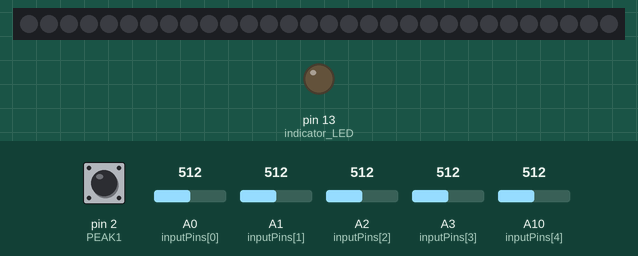
Simulated run of this sketch. Board: Arduino Leonardo, built with avr-gcc and run on an emulated ATmega32U4. Shown: 30 RGB LEDs in strip order, left to right, output pins drawn as LEDs (lit = HIGH). The inputs (shaded band) are chosen by the test bench; at power-on: A0 (inputPins[0]) = 512, pin 2 (PEAK1) HIGH, A1 (inputPins[1]) = 512, A2 (inputPins[2]) = 512, A3 (inputPins[3]) = 512, A10 (inputPins[4]) = 512. USB keyboard and mouse output is not drawn.

Above: at 1.2 s.
1.3 s: A0 (inputPins[0]) set to 693
2.8 s: A0 (inputPins[0]) set to 711
At 4.0 s:
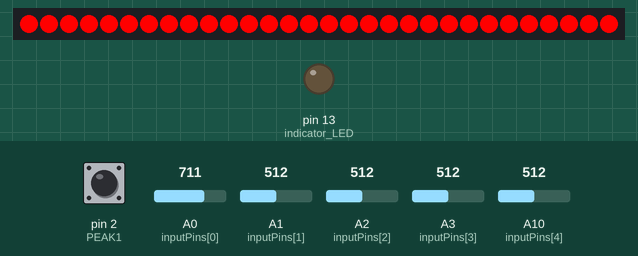
4.3 s: pin 2 (PEAK1) pulled LOW for 0.15 s
At 4.37 s:
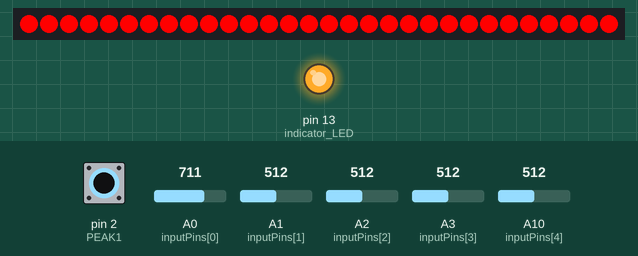
5.9 s: pin 2 (PEAK1) pulled LOW for 3.2 s
At 9.4 s:
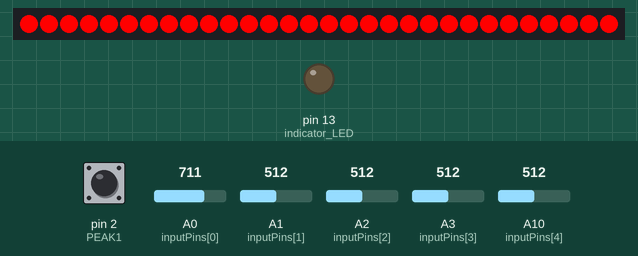
10.6 s: A0 (inputPins[0]) set to 690
At 11.4 s:
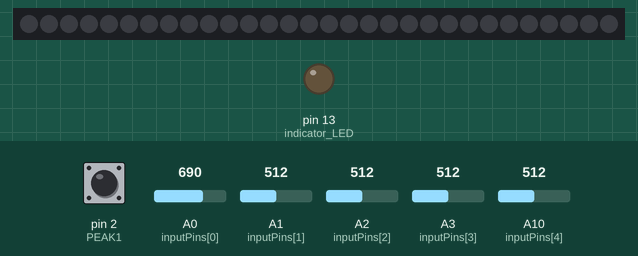
12.1 s: pin 2 (PEAK1) pulled LOW for 1 s
At 12.9 s:
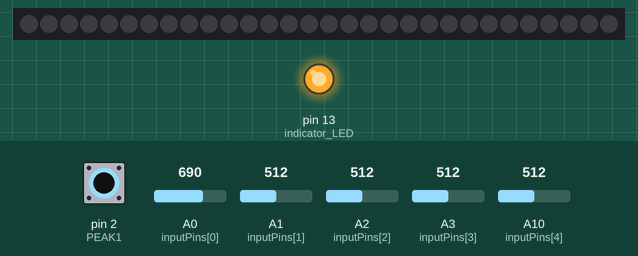
Timing chart, 0 to 15.1 s (numbered marks = the images above; inputs shaded):
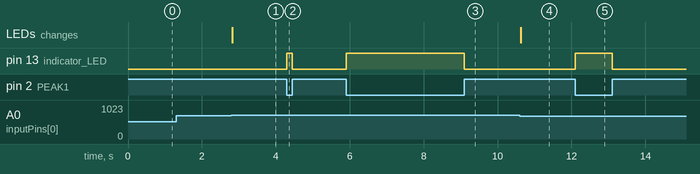

The sketch:

bass_hero.ino
```cpp
#include <Keyboard.h>
#include <Adafruit_NeoPixel.h>

// ----- NeoPixel 설정 -----
#define LED_PIN 6          // 네오픽셀 데이터 입력 핀
#define LED_COUNT 30       // 사용할 네오픽셀 LED 개수

Adafruit_NeoPixel strip(LED_COUNT, LED_PIN, NEO_GRB + NEO_KHZ800);
// ----- 피크 스위치 설정 -----
const int PEAK1 = 2;
bool status_peak1 = 0;
unsigned long lastDebounceTimePeak = 0;
const char PEAK_BIND = KEY_UP_ARROW;

// ----- 프렛 센서 설정 -----
const int inputPins[5] = {A0, A1, A2, A3, A10};     // 센서 핀
const char keyMap[5] = {'g', 'f', 'd', 's', 'a'};   // 키 매핑
const int analogThreshold = 700;                   // 아날로그 감도 기준
const int debounceDelay = 20;                      // 디바운스 시간 (ms)

bool lastStableState[5] = {false, false, false, false, false};
bool keyPressed[5] = {false, false, false, false, false};
unsigned long lastDebounceTime[5] = {0, 0, 0, 0, 0};

void setup() {
  Serial.begin(9600);
  pinMode(PEAK1, INPUT_PULLUP);
  pinMode(13, OUTPUT); // indicator LED
  Keyboard.begin();

  // 네오픽셀 초기화
  strip.begin();
  strip.show();  // LED 모두 끄고 시작
}

void loop() {
  // ----- 피크 버튼 처리
  int sensorVal_peak1 = digitalRead(PEAK1);
  if (sensorVal_peak1 == HIGH) {
    if (status_peak1 == 1) {
      if ((millis() - lastDebounceTimePeak) > debounceDelay) {
        lastDebounceTimePeak = millis();
        status_peak1 = 0;
        digitalWrite(13, LOW);
        Keyboard.release(PEAK_BIND);
      }
    }
  } else {
    if (status_peak1 == 0) {
      if ((millis() - lastDebounceTimePeak) > debounceDelay) {
        lastDebounceTimePeak = millis();
        digitalWrite(13, HIGH);
        Keyboard.press(PEAK_BIND);
        status_peak1 = 1;
      }
    }
  }

  // ----- 프렛 입력 처리 -----
  for (int i = 0; i < 5; i++) {
    int val = analogRead(inputPins[i]);
    bool currentState = val >= analogThreshold;

    if (currentState != lastStableState[i]) {
      lastDebounceTime[i] = millis();
    }

    if ((millis() - lastDebounceTime[i]) > debounceDelay) {
      if (currentState != keyPressed[i]) {
        keyPressed[i] = currentState;
        if (keyPressed[i]) {
          Keyboard.press(keyMap[i]);
        } else {
          Keyboard.release(keyMap[i]);
        }
      }
    }

    lastStableState[i] = currentState;
  }

  // ----- 프렛 중 하나라도 눌렸는지 확인 -----
  bool anyFretPressed = false;
  for (int i = 0; i < 5; i++) {
    if (keyPressed[i]) {
      anyFretPressed = true;
      break;
    }
  }

  // ----- 네오픽셀 상태 제어 -----
  if (anyFretPressed) {
    for (int i = 0; i < LED_COUNT; i++) {
      strip.setPixelColor(i, strip.Color(255, 0, 0)); //빨
    }
  } else {
    for (int i = 0; i < LED_COUNT; i++) {
      strip.setPixelColor(i, 0); // 끄기
    }
  }
  strip.show();
}
```

Measured:
- the behaviour switches between 699 and 700 on A0 (inputPins[0]) (found by bisection; images 0 and 1)
- after the input at 1.3 s, every drawn part: stays the same
- after the input at 2.8 s, the LEDs: change at once (image 1)
- after the input at 4.3 s, pin 13 (indicator_LED): LOW → HIGH at once, → LOW 0.15 s later
- after the input at 5.9 s, pin 13 (indicator_LED): LOW → HIGH at once, → LOW 3.2 s later
- after the input at 10.6 s, the LEDs: change at once (image 4)
- after the input at 12.1 s, pin 13 (indicator_LED): LOW → HIGH at once, → LOW 1.0 s later
